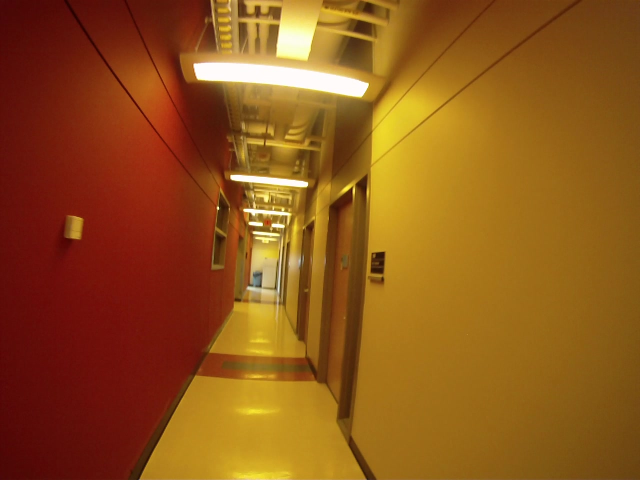
%> input picture Computer Vision 3/Corridor1.jpg, 1280 x 960 px (shown at 1/2 size)
$ octave week3matlab.m   (GNU Octave 9; MATLAB toolbox functions it lacks are replaced by stand-ins)
%> lines starting %> are read from the running program, lines starting %| are printed output that depends on the picture; in (x1, y1, x2, y2) boxes, pixels count from 0 and x2, y2 are one past the last pixel; in counts of white or black regions, pixels touching at a corner belong together; the program's own positions count from 1
corridor = imread('Corridor1.jpg');
%> corridor is the input picture: size 960x1280x3 uint8; mean R, G, B 143.7, 84.7, 25.6
grayCorridor = rgb2gray(corridor);
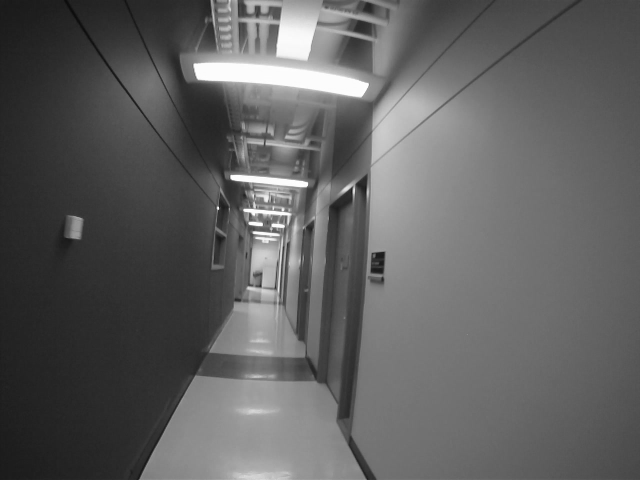
%> grayCorridor: size 960x1280 uint8 (shown at 1/2 size); min 5, max 255, mean 95.6
Canny_img = edge(grayCorridor, 'Canny');
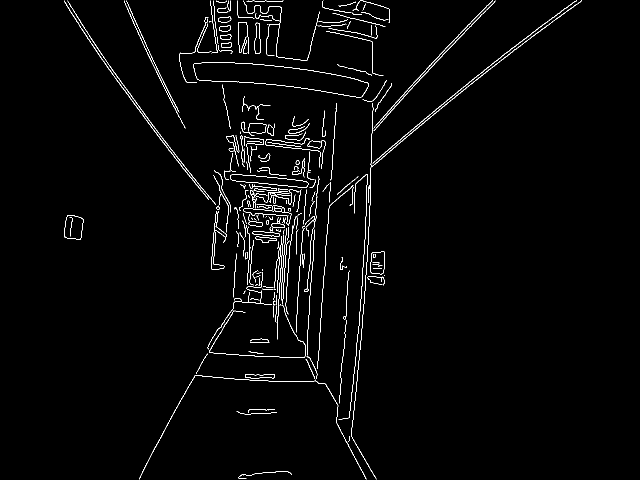
%> Canny_img: size 960x1280 logical (shown at 1/2 size); 1.8% white in thin lines or dots, all inside (x1, y1, x2, y2) = (128, 1, 1164, 959)
[rows, cols] = size(Canny_img);
%> rows = 960; cols = 1280
theta_maximum = 90;
rho_maximum = hypot(rows,cols) - 1;
%> rho_maximum = 1599
theta_range = -theta_maximum:theta_maximum-1;
rho_range = -rho_maximum:rho_maximum;
%> rho_range = 3199 values from -1599 to 1599

Hough = zeros(length(rho_range), length(theta_range));
%> (the run ends here)
